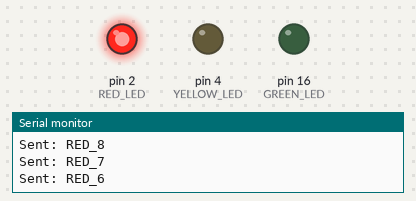
Bench run of a sketch on a simulated Arduino Uno, built with avr-gcc and run on an emulated ATmega328P. On the bench: output pins drawn as LEDs (lit = HIGH), the last lines printed to the serial monitor. No radio packets arrive unless stated.

Above: at 5.3 s.
At 15.9 s:
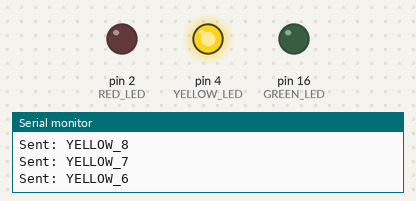
At 26.5 s:
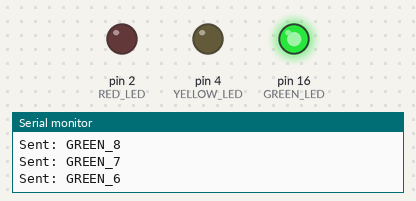
Timing chart, 0 to 41.4 s (numbered marks = the images above):
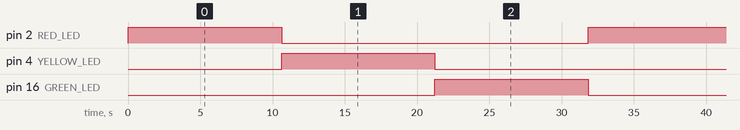

The sketch:

TRANSMITTER_WITH_IR.ino
```cpp
#include <SPI.h>
#include <LoRa.h>

#define SS      5
#define RST     14
#define DIO0    26

#define RED_LED     2
#define YELLOW_LED  4
#define GREEN_LED   16

void setup() {
  Serial.begin(9600);
  while (!Serial);

  pinMode(RED_LED, OUTPUT);
  pinMode(YELLOW_LED, OUTPUT);
  pinMode(GREEN_LED, OUTPUT);

  LoRa.setPins(SS, RST, DIO0);

  if (!LoRa.begin(433E6)) {
    Serial.println("LoRa init failed. Check wiring.");
    while (true);
  }

  Serial.println("LoRa Transmitter with Timelapse");
  LoRa.setTxPower(10); // Safe level
  LoRa.enableCrc();
}

void sendSignal(String color, int secondsLeft) {
  LoRa.beginPacket();
  LoRa.print(color + "_" + String(secondsLeft));  // e.g., RED_10
  LoRa.endPacket();
  Serial.println("Sent: " + color + "_" + String(secondsLeft));
}

void blinkAndTransmit(int ledPin, String color) {
  digitalWrite(RED_LED, LOW);
  digitalWrite(YELLOW_LED, LOW);
  digitalWrite(GREEN_LED, LOW);
  digitalWrite(ledPin, HIGH);

  for (int i = 10; i > 0; i--) {
    sendSignal(color, i);
    delay(1000);  // wait 1 second
  }

  digitalWrite(ledPin, LOW);
}

void loop() {
  blinkAndTransmit(RED_LED, "RED");
  blinkAndTransmit(YELLOW_LED, "YELLOW");
  blinkAndTransmit(GREEN_LED, "GREEN");
}
```

Measured:
- by itself, pin 2 (RED_LED), pin 4 (YELLOW_LED), pin 16 (GREEN_LED): alternates HIGH for 10.6 s and LOW for 21.2 s
- by itself, everything shown: repeats every 31.8 s, in 4 steps
